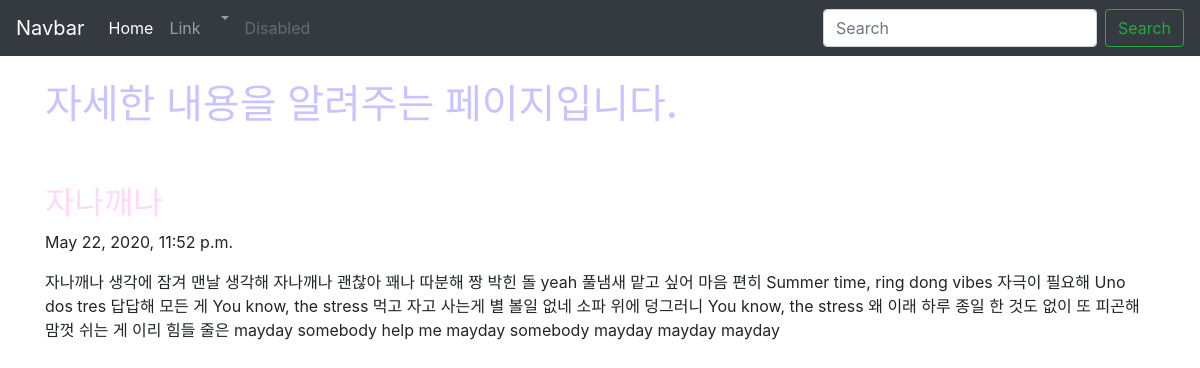
The page /blog/1 on the database its author committed.
### blogapp/models.py (models this page shows, shortened)
class Blog(models.Model):
  title = models.CharField(max_length=200)
  pub_date = models.DateTimeField('date published')
  body = models.TextField()

### blogapp/views.py (the view)
# urls.py: path('blog/<int:blog_id>', blogapp.views.detail, name="detail"),
def detail(request, blog_id):
    details = get_object_or_404(Blog, pk=blog_id)
    return render(request, 'detail.html', {'details':details})

### blogapp/templates/detail.html (shortened to what this page needs)
<head>
    <link rel="stylesheet" href="https://stackpath.bootstrapcdn.com/bootstrap/4.5.0/css/bootstrap.min.css">
  </head>
  <body>
      <nav class="navbar navbar-expand-lg navbar-dark bg-dark">
          <a class="navbar-brand" href="#">Navbar</a>
          <div class="collapse navbar-collapse" id="navbarSupportedContent">
            <ul class="navbar-nav mr-auto">
              <li class="nav-item active">
                <a class="nav-link" href="#">Home <span class="sr-only">(current)</span></a>
              </li>
              <li class="nav-item">
                <a class="nav-link" href="#">Link</a>
              </li>
              <li class="nav-item dropdown">
                <a class="nav-link dropdown-toggle" href="#" id="navbarDropdown" role="button" data-toggle="dropdown" aria-haspopup="true" aria-expanded="false">
                </a>
              </li>
              <li class="nav-item">
                <a class="nav-link disabled" href="#" tabindex="-1" aria-disabled="true">Disabled</a>
              </li>
            </ul>
            <form class="form-inline my-2 my-lg-0">
              <input class="form-control mr-sm-2" type="search" placeholder="Search" aria-label="Search">
              <button class="btn btn-outline-success my-2 my-sm-0" type="submit">Search</button>
            </form>
          </div>
        </nav>
    <div class="container">
        <br>
        <h1>자세한 내용을 알려주는 페이지입니다.</h1>
        <br><br>
        <h2>{{details.title}}</h2>
        <p>{{details.pub_date}}</p>
        <p>{{details.body}}</p>
    </div>
  </body>

### blogapp/templates/detail.html (style rules this page uses)
h1 { font-weight:bold; color: #C7C4FF; }
h2 { color: #FFD9FA; }

### rows shown on the page
Blog: title "자나깨나", pub_date "May 22, 2020, 11:52 p.m.", body "자나깨나 생각에 잠겨 맨날 생각해 자나깨나 괜찮아 꽤나 따분해 짱 박힌 돌 yeah 풀냄새 맡고 싶어 마음 편히 Summer time, ring dong vibes 자극이 필요해 Uno dos tres 답답해 모든 게 You know, the stress 먹고 자고 사는게 별 볼일 없네 소파 위에 덩그러니 You know, the stress 왜 이래 하루 종일 한 것도 없이 또 피곤해 맘껏 쉬는 게 이리 힘들 줄은 mayday somebody help me mayday somebody mayday mayday mayday"
